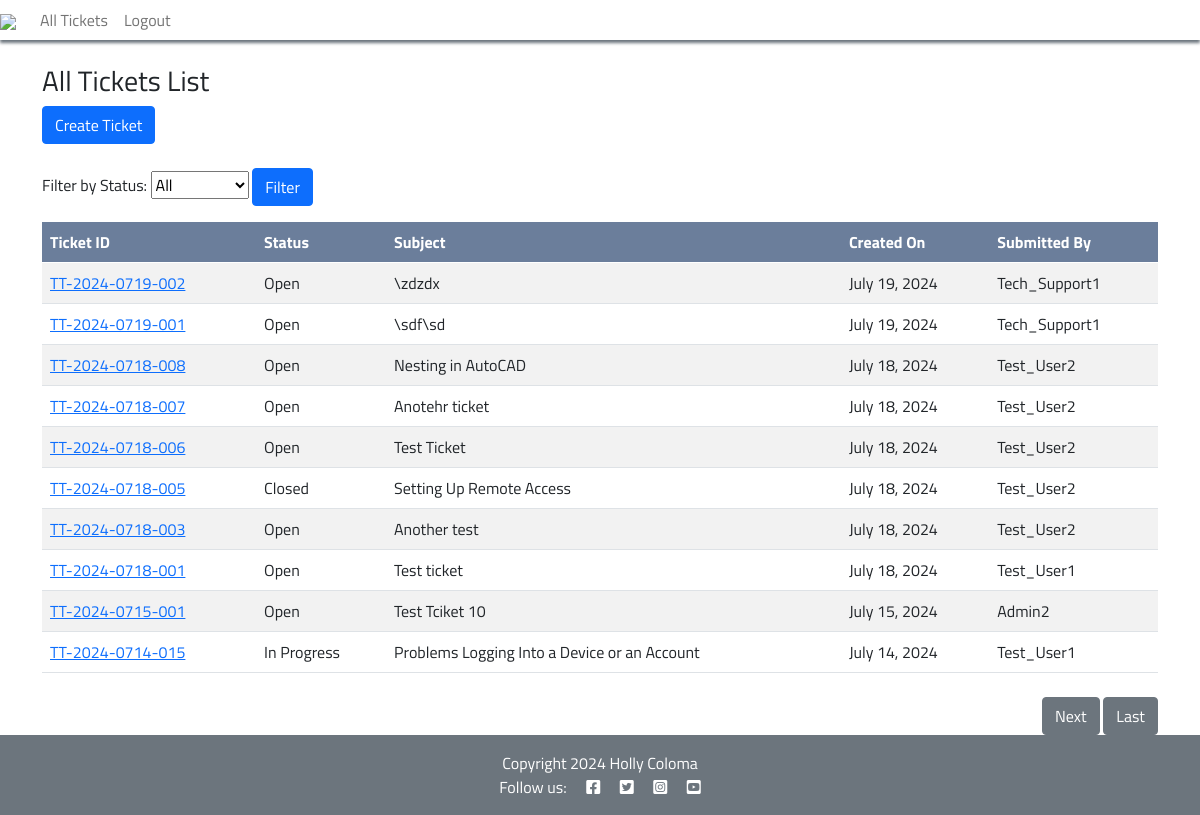
Page /tickets/ (signed in) on the earlier database version.
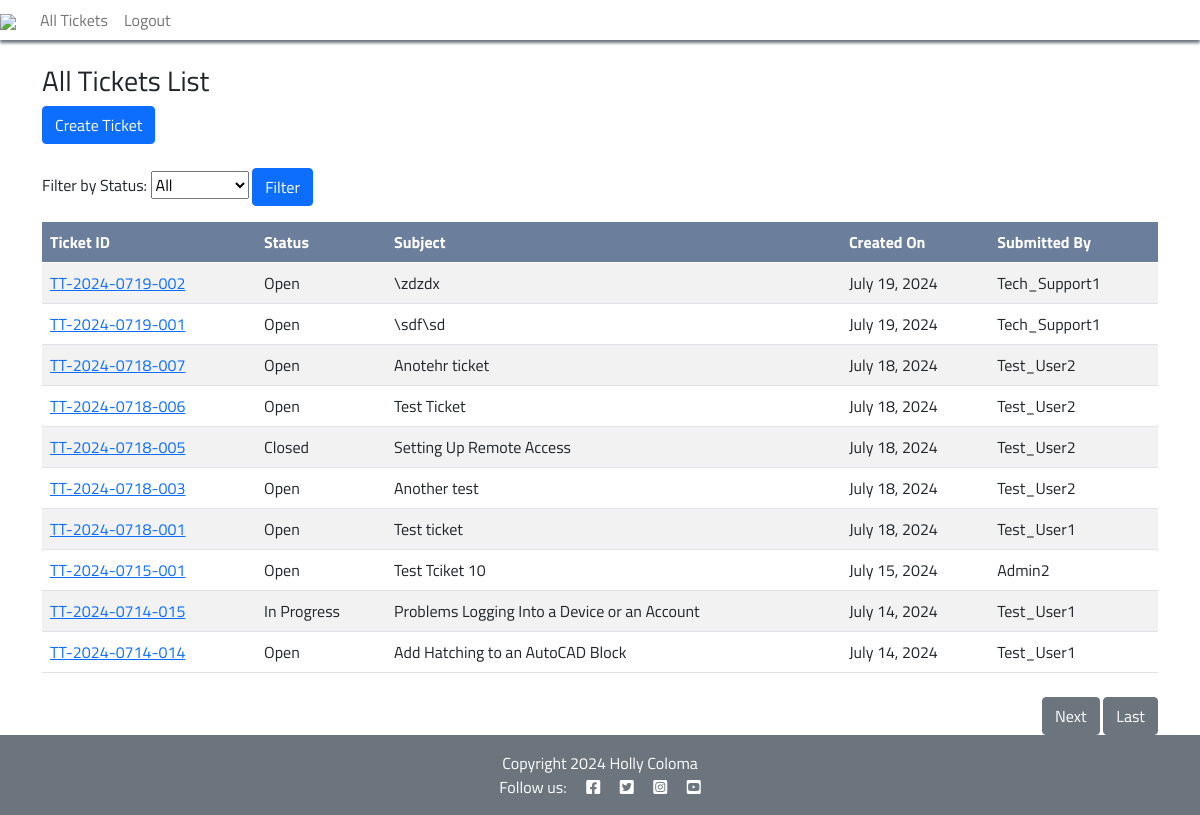
Same page on the later database version.
### support/models.py (models this page shows, shortened)
class Ticket(models.Model):
    STATUS_OPTIONS = (
        ('Open', 'Open'),
        ('In Progress', 'In Progress'),
        ('Closed', 'Closed'),
    )
    ticket_id = models.CharField(max_length=20, unique=True)
    user = models.ForeignKey(User, on_delete=models.CASCADE)
    subject = models.CharField(max_length=255)
    description = models.TextField()
    status = models.CharField(max_length=20, choices=STATUS_OPTIONS, default='Open')
    created_on = models.DateTimeField(auto_now_add=True)
    updated_on = models.DateTimeField(auto_now=True)

### support/views.py (the view)
# urls.py: path('tickets/', TicketListView.as_view(), name='ticket_list'),
class TicketListView(LoginRequiredMixin, ListView):
    model = Ticket
    context_object_name = 'tickets'
    paginate_by = 10  # Show 10 tickets per page
    def get_queryset(self):
        queryset = super().get_queryset()
        status = self.request.GET.get('status')
        if self.request.user.is_staff:
            queryset = Ticket.objects.all()
        else:
            queryset = Ticket.objects.filter(user=self.request.user)
        if status:
            queryset = queryset.filter(status=status)
        return queryset.order_by('-created_on')
    def get_context_data(self, **kwargs):
        context = super().get_context_data(**kwargs)
        context['filter_form'] = StatusFilterForm(self.request.GET)
        return context

### support/forms.py
class StatusFilterForm(forms.Form):
    STATUS_OPTIONS = (
        ('', 'All'),
        ('Open', 'Open'),
        ('In Progress', 'In Progress'),
        ('Closed', 'Closed'),
    )
    status = forms.ChoiceField(choices=STATUS_OPTIONS, required=False, label='Filter by Status')

### support/templates/support/ticket_list.html (shortened to what this page needs)
{% extends "base.html" %}
{% block content %}
<div class="container mt-4">
    {% if user.is_staff %}<h3>All Tickets List</h3>{% else %}<h3>My Tickets List</h3>{% endif %}
    <div class="mb-4">
        <a href="{% url 'ticket_create' %}" class="btn btn-primary">Create Ticket</a>
    </div>
    <form method="get" action="" class="mt-3 mb-3">
        <div class="form-group">
            {{ filter_form.status.label_tag }}
            {{ filter_form.status }}
            <button type="submit" class="btn btn-primary">Filter</button>
        </div>
    </form>
    <div class="container-fluid">
        <div class="table-responsive table-scroll" data-mdb-perfect-scrollbar="true" style="position: relative; height: auto">
            <table class="table table-striped mb-0">
                <thead>
                    <tr>
                        <th scope="col">Ticket ID</th>
                        <th scope="col">Status</th>
                        <th scope="col" class="hide-mobile">Subject</th>
                        <th scope="col" class="hide-mobile">Created On</th>
                        <th scope="col" class="hide-mobile">Submitted By</th>
                    </tr>
                </thead>
                <tbody>
                    {% for ticket in object_list %}
                    <tr>
                        <td><a href="{% url 'ticket_detail' ticket.pk %}">{{ ticket.ticket_id }} </a></td>
                        <td>{{ ticket.status }}</td>
                        <td class="hide-mobile">{{ ticket.subject }}</td>
                        <td class="hide-mobile">{{ ticket.created_on|date:"F j, Y" }}</td>
                        <td class="hide-mobile">{{ ticket.user }}</td>
                    </tr>
                    {% empty %}
                    <tr>
                        <td colspan="5">No tickets found.</td>
                    </tr>
                    {% endfor %}
                </tbody>
            </table>
        </div>
    </div>
    <div class="mt-4">
        <div class="d-flex justify-content-between">
            <div>
                {% if page_obj.has_next %}
                    <a href="?{% if request.GET.status %}status={{ request.GET.status }}&{% endif %}page={{ page_obj.next_page_number }}" class="btn btn-secondary">Next</a>
                    <a href="?{% if request.GET.status %}status={{ request.GET.status }}&{% endif %}page={{ page_obj.paginator.num_pages }}" class="btn btn-secondary">Last</a>
                {% endif %}
            </div>
        </div>
    </div>
</div>
{% endblock %}

Differences in the rows shown:
removed Ticket: ticket_id "TT-2024-0718-008", status "Open", subject "Nesting in AutoCAD", created_on "July 18, 2024", user "Test_User2"
now on this page (row unchanged): Ticket: ticket_id "TT-2024-0714-014", status "Open", subject "Add Hatching to an AutoCAD Block", created_on "July 14, 2024", user "Test_User1"
